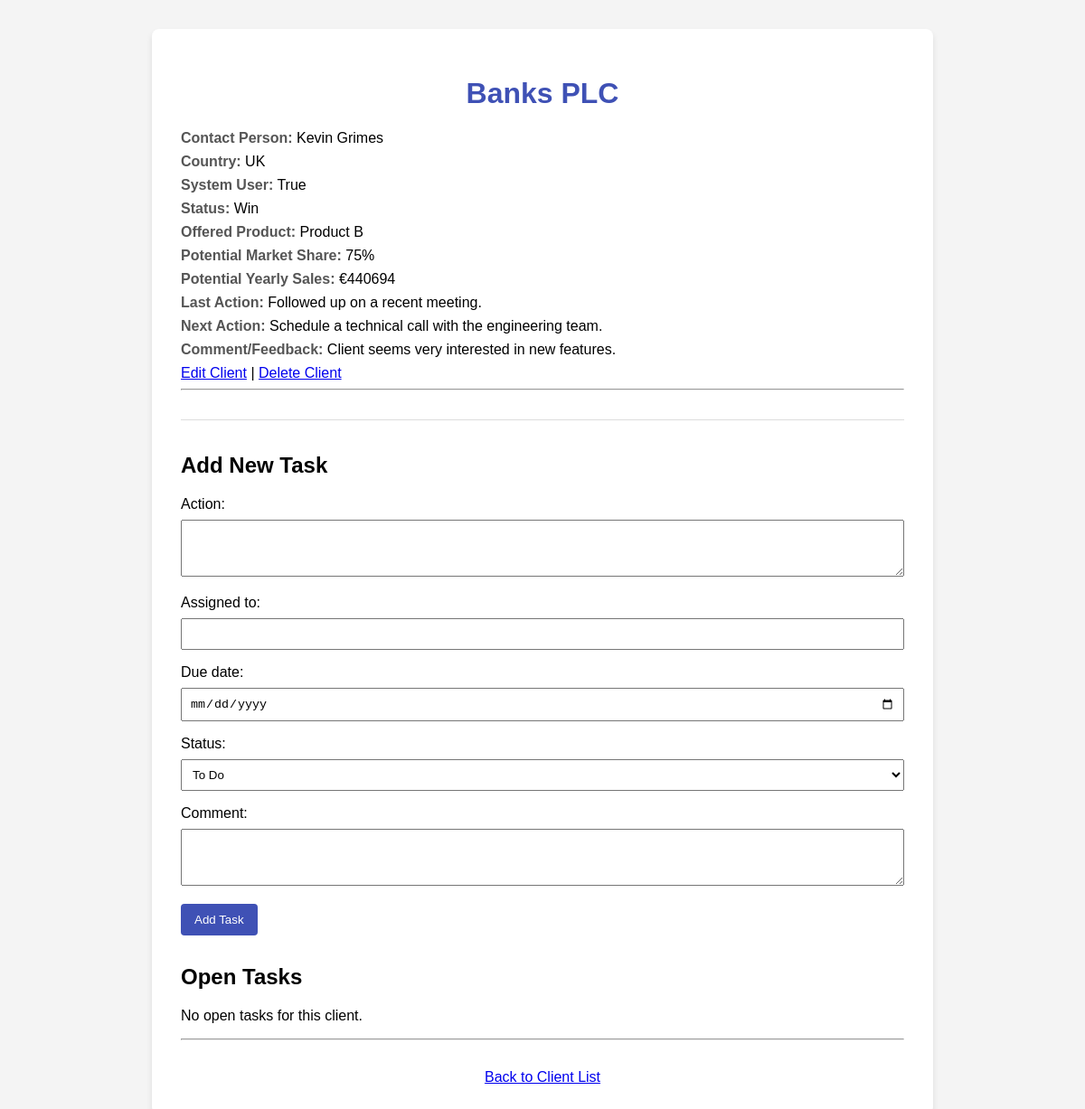
The app's page /clients/154/, older data.
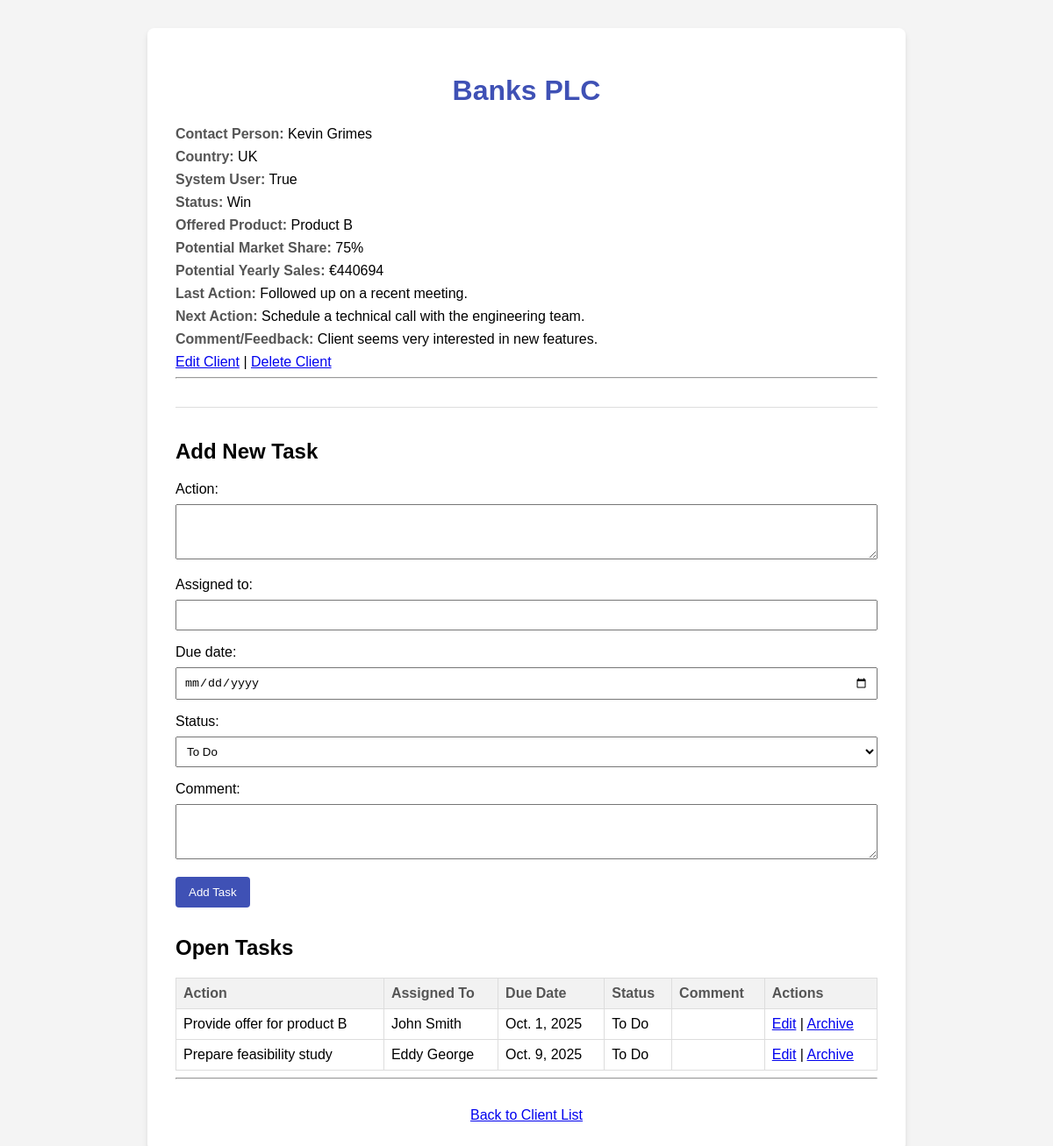
The same page, newer data.
### clients/models.py (models this page shows, shortened)
class Client(models.Model):
    PRODUCT_CHOICES = [
        ('A', 'Product A'),
        ('B', 'Product B'),
        ('C', 'Product C'),
        ('D', 'Product D'),
        ('E', 'Product E'),
        ('F', 'Product F'),
    ]
    STATUS_CHOICES = [
        ('Progressing', 'Progressing'),
        ('On Hold', 'On Hold'),
        ('Win', 'Win'),
        ('Lost', 'Lost'),
    ]
    MARKET_SHARE_CHOICES = [
        (25, '25%'),
        (50, '50%'),
        (75, '75%'),
        (100, '100%'),
    ]
    ROADBLOCK_CHOICES = [ # Nowa lista opcji
        ('Budget freeze', 'Budget freeze'),
        ('Stakeholder unvailable', 'Stakeholder unvailable'),
        ('Needs approval', 'Needs approval'),
        ('Technical issue', 'Technical issue'),
        ('Resource limitation', 'Resource limitation'),
        ('Pricing negotiation', 'Pricing negotiation'),
        ('Project postponed', 'Project postponed'),
    ]
    company_name = models.CharField(max_length=150)
    country = models.CharField(max_length=50)
    contact_person = models.CharField(max_length=100)
    system_user = models.BooleanField(default=False)
    status = models.CharField(max_length=15, choices=STATUS_CHOICES, default='Progressing')
    reason_for_roadblock = models.CharField(max_length=50, choices=ROADBLOCK_CHOICES, blank=True, null=True)
    offered_product = models.CharField(max_length=1, choices=PRODUCT_CHOICES, blank=True, null=True)
    potential_market_share = models.IntegerField(choices=MARKET_SHARE_CHOICES, blank=True, null=True)
    potential_yearly_sales = models.IntegerField(blank=True, null=True)
    last_action = models.TextField(blank=True, null=True)
    next_action = models.TextField(blank=True, null=True)
    comment_feedback = models.TextField(blank=True, null=True)

class Task(models.Model):
    STATUS_CHOICES = [
        ('To Do', 'To Do'),
        ('In Progress', 'In Progress'),
        ('Done', 'Done'),
    ]
    client = models.ForeignKey(Client, on_delete=models.CASCADE, related_name='tasks')
    action = models.TextField()
    assigned_to = models.CharField(max_length=100)
    due_date = models.DateField()
    status = models.CharField(max_length=15, choices=STATUS_CHOICES, default='To Do')
    completed_date = models.DateField(null=True, blank=True)
    is_archived = models.BooleanField(default=False)
    comment = models.TextField(null=True, blank=True)

### clients/views.py (the view)
# urls.py: path('<int:pk>/', views.client_detail, name='client_detail'),
def client_detail(request, pk):
    client = get_object_or_404(Client, pk=pk)
    if request.method == 'POST':
        task_form = TaskForm(request.POST)
        if task_form.is_valid():
            new_task = task_form.save(commit=False)
            new_task.client = client
            new_task.save()
            return redirect('client_detail', pk=client.pk)
    else:
        task_form = TaskForm()
    tasks = client.tasks.all().order_by('due_date')
    context = {
        'client': client,
        'task_form': task_form,
        'tasks': tasks
    }
    return render(request, 'clients/client_detail.html', context)

### clients/forms.py
class TaskForm(forms.ModelForm):
    class Meta:
        model = Task
        fields = ['action', 'assigned_to', 'due_date', 'status', 'comment']
        widgets = {
            'due_date': forms.DateInput(attrs={'type': 'date'}),
            'action': forms.Textarea(attrs={'rows': 3}),
            'comment': forms.Textarea(attrs={'rows': 3}),
        }

### clients/templates/clients/client_detail.html (shortened to what this page needs)
<!DOCTYPE html>
<html lang="en">
<head>
</head>
<body>
    <div class="container">
        <h1>{{ client.company_name }}</h1>
        <div class="client-info">
            <p><label>Contact Person:</label> {{ client.contact_person }}</p>
            <p><label>Country:</label> {{ client.country }}</p>
            <p><label>System User:</label> {{ client.system_user }}</p>
            <p><label>Status:</label> {{ client.status }}</p>
            <p><label>Offered Product:</label> {{ client.get_offered_product_display }}</p>
            <p><label>Potential Market Share:</label> {{ client.potential_market_share }}%</p>
            <p><label>Potential Yearly Sales:</label> €{{ client.potential_yearly_sales }}</p>
            <p><label>Last Action:</label> {{ client.last_action }}</p>
            <p><label>Next Action:</label> {{ client.next_action }}</p>
            <p><label>Comment/Feedback:</label> {{ client.comment_feedback }}</p>
        </div>
        <a href="{% url 'client_update' client.pk %}">Edit Client</a> |
        <a href="{% url 'client_delete' client.pk %}">Delete Client</a>
        <hr>
        <div class="task-form">
            <h2>Add New Task</h2>
            <form method="post">
                <div class="form-group">
                    <label for="{{ task_form.action.id_for_label }}">Action:</label>
                    {{ task_form.action }}
                </div>
                <div class="form-group">
                    <label for="{{ task_form.assigned_to.id_for_label }}">Assigned to:</label>
                    {{ task_form.assigned_to }}
                </div>
                <div class="form-group">
                    <label for="{{ task_form.due_date.id_for_label }}">Due date:</label>
                    {{ task_form.due_date }}
                </div>
                <div class="form-group">
                    <label for="{{ task_form.status.id_for_label }}">Status:</label>
                    {{ task_form.status }}
                </div>
                <div class="form-group">
                    <label for="{{ task_form.comment.id_for_label }}">Comment:</label>
                    {{ task_form.comment }}
                </div>
                <input type="submit" value="Add Task">
            </form>
        </div>
        <div class="task-list">
            <h2>Open Tasks</h2>
            {% if tasks %}
            <table class="task-table">
                <thead>
                    <tr>
                        <th>Action</th>
                        <th>Assigned To</th>
                        <th>Due Date</th>
                        <th>Status</th>
                        <th>Comment</th>
                        <th>Actions</th>
                    </tr>
                </thead>
                <tbody>
                    {% for task in tasks %}
                    <tr>
                        <td>{{ task.action }}</td>
                        <td>{{ task.assigned_to }}</td>
                        <td>{{ task.due_date }}</td>
                        <td>{{ task.status }}</td>
                        <td>{{ task.comment }}</td>
                        <td>
                            <a href="{% url 'task_update' pk=task.pk %}">Edit</a> |
                            {% if task.is_archived %}
                                <a href="{% url 'task_delete' pk=task.pk %}" onclick="return confirm('Are you sure?');">Delete</a>
                            {% else %}
                                <a href="{% url 'task_archive' pk=task.pk %}">Archive</a>
                            {% endif %}
                        </td>
                    </tr>
                    {% endfor %}
                </tbody>
            </table>
            {% else %}
            <p>No open tasks for this client.</p>
            {% endif %}
        </div>
        <hr>
        <a class="back-link" href="{% url 'client_list' %}">Back to Client List</a>
    </div>
</body>
</html>

### clients/templates/clients/client_detail.html (style rules this page uses)
body { font-family: sans-serif; margin: 2em; background-color: #f4f4f4; }
.container { max-width: 800px; margin: auto; background: white; padding: 2em; border-radius: 8px; box-shadow: 0 4px 6px rgba(0,0,0,0.1); }
h1 { color: #3f51b5; text-align: center; }
.client-info p { margin: 0.5em 0; }
.client-info label { font-weight: bold; color: #555; }
.back-link { display: block; margin-top: 2em; text-align: center; }
.task-form { margin-top: 2em; border-top: 1px solid #ddd; padding-top: 1em; }
.task-list { margin-top: 2em; }
.form-group { margin-bottom: 1em; }
.form-group label { display: block; margin-bottom: 0.5em; }
.form-group input, .form-group select, .form-group textarea { width: 100%; padding: 8px; box-sizing: border-box; }
.task-form input[type="submit"] { background-color: #3f51b5; color: white; padding: 10px 15px; border: none; border-radius: 4px; cursor: pointer; }
.task-table { width: 100%; border-collapse: collapse; margin-top: 1em; }
.task-table th, .task-table td { border: 1px solid #ddd; padding: 8px; text-align: left; }
.task-table th { background-color: #f2f2f2; color: #555; }

Row changes from the older to the newer data that the page shows:
added Task: action "Provide offer for product B", assigned_to "John Smith", due_date "Oct. 1, 2025", status "To Do", is_archived "Archive"
added Task: action "Prepare feasibility study", assigned_to "Eddy George", due_date "Oct. 9, 2025", status "To Do", is_archived "Archive"
Text that changed along with them:
text no longer shown: "No open tasks for this client."
text now shown: "Action Assigned To Due Date Status Comment Actions"
